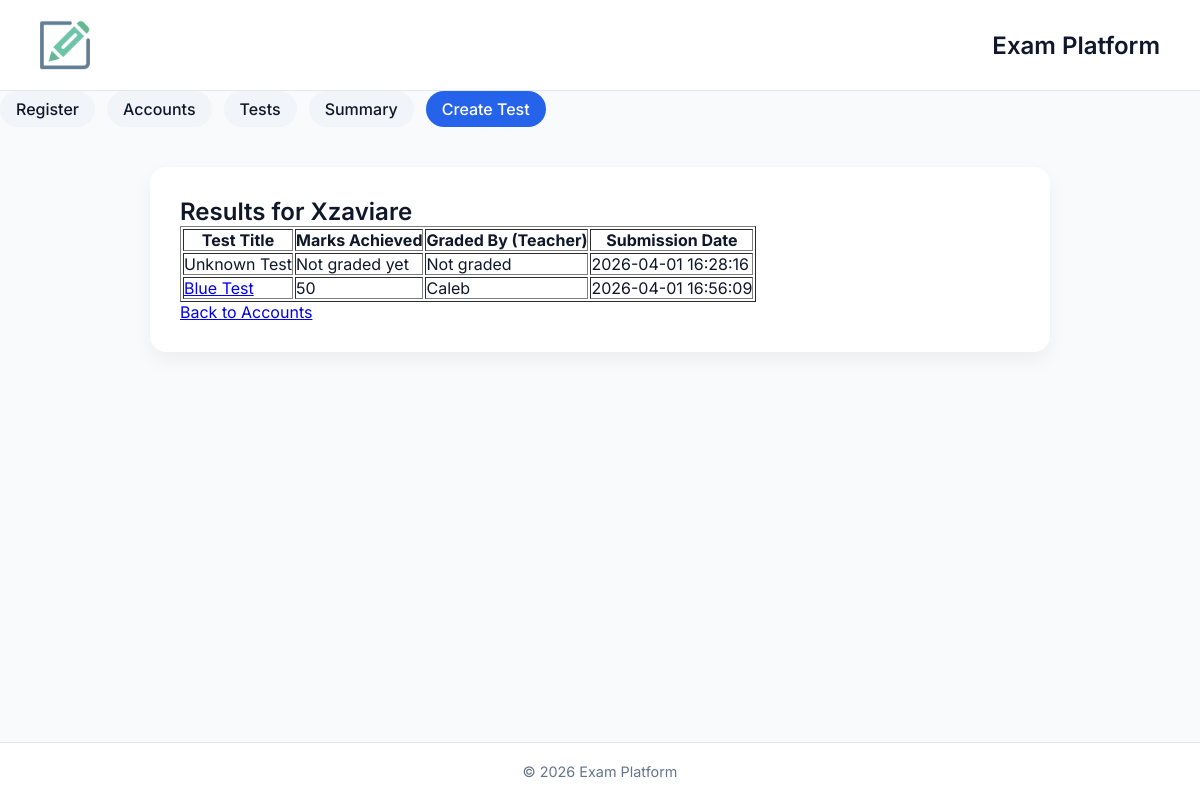
The page /student/2/results on the database its author committed.
### app/models/user.py (models this page shows)
class User(db.Model):
    __tablename__ = "users"
    id = db.Column(db.Integer, primary_key=True)
    name = db.Column(db.String(100))
    email = db.Column(db.String(100))
    role = db.Column(db.Enum("student", "teacher"))
    created_at = db.Column(db.DateTime, default=db.func.current_timestamp())
    submissions = db.relationship(
        "Submission",
        back_populates="student",
        foreign_keys="Submission.student_id"
    )
    graded_submissions = db.relationship(
        "Submission",
        back_populates="grader",
        foreign_keys="Submission.graded_by"
    )
    tests_created = db.relationship("Test", back_populates="teacher")

### app/models/test.py (models this page shows)
class Test(db.Model):
    __tablename__ = "tests"
    id = db.Column(db.Integer, primary_key=True)
    title = db.Column(db.String(255))
    teacher_id = db.Column(db.Integer, db.ForeignKey("users.id"))
    is_timed = db.Column(db.Boolean, default=False)
    duration = db.Column(db.Integer, nullable=True)
    created_at = db.Column(db.DateTime, default=db.func.current_timestamp())
    teacher = db.relationship("User", back_populates="tests_created")
    questions = db.relationship("Question", back_populates="test", lazy=True)
    submissions = db.relationship("Submission", back_populates="test", lazy="select")

### app/routes/routes.py (the view)
@bp.route("/student/<int:student_id>/results")
def student_results(student_id):
    student = User.query.get_or_404(student_id)
    submissions = Submission.query.filter_by(student_id=student.id).all()
    results = []
    for s in submissions:
        test_title = s.test.title if s.test else "Unknown Test"
        test_id = s.test.id if s.test else None
        grader_name = s.grader.name if s.grader else "Not graded"
        submitted_at = s.submitted_at.strftime("%Y-%m-%d %H:%M:%S") if s.submitted_at else "N/A"
        results.append({
            "test_title": test_title,
            "test_id": test_id,
            "marks": s.marks if s.marks is not None else "Not graded yet",
            "graded_by": grader_name,
            "submitted_at": submitted_at,
            "is_late": s.is_late
        })
    return render_template("student_results.html", student=student, submissions=results)

### app/templates/student_results.html
{% extends "base.html" %}
{% block content %}
<h1>Results for {{ student.name }}</h1>
{% if submissions %}
<table border="1" cellpadding="8">
    <thead>
        <tr>
            <th>Test Title</th>
            <th>Marks Achieved</th>
            <th>Graded By (Teacher)</th>
            <th>Submission Date</th>
        </tr>
    </thead>
    <tbody>
        {% for submission in submissions %}
        <tr>
            <td>
                {% if submission.test_id %}
                    <a href="/test/{{ submission.test_id }}/summary">
                        {{ submission.test_title }}
                    </a>
                {% else %}
                    {{ submission.test_title }}
                {% endif %}
            </td>
            <td>{{ submission.marks }}</td>
            <td>{{ submission.graded_by }}</td>
            <td>{{ submission.submitted_at }}</td>
        </tr>
        {% endfor %}
    </tbody>
</table>
{% else %}
<p>This student has not taken any tests yet.</p>
{% endif %}
<a href="/accounts">Back to Accounts</a>
{% endblock %}

### app/templates/base.html (style rules this page uses)
* { margin: 0; padding: 0; box-sizing: border-box; font-family: 'Inter', sans-serif; }
body { background: #f8fafc; color: #0f172a; min-height: 100vh; display: flex; flex-direction: column; }
h1 { font-size: 1.5rem; font-weight: 600; }

### rows shown on the page
User: name "Xzaviare"
Test: test_title "Blue Test"
User: graded_by "Caleb"

### other values the page prints
{{ submission.test_title }} "Unknown Test"
{{ submission.marks }} "Not graded yet" "50"
{{ submission.graded_by }} "Not graded"
{{ submission.submitted_at }} "2026-04-01 16:28:16" "2026-04-01 16:56:09"
